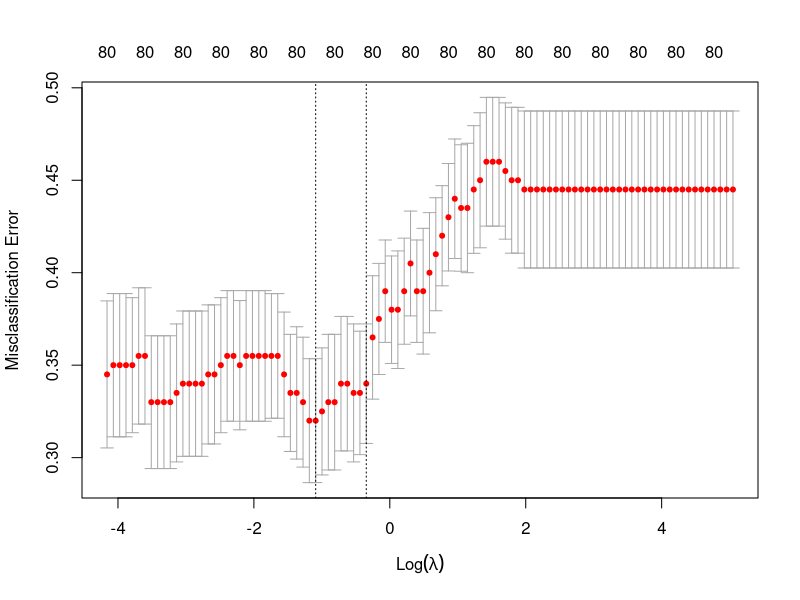
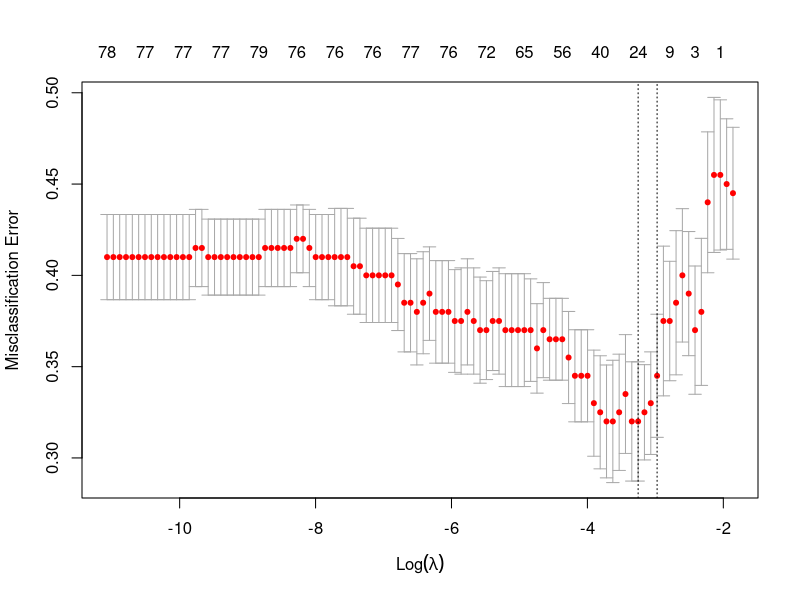

Reproduce these figures in R, in order.
################################################

# Regularisation

library(glmnet)

# We will generate 200 observations with 80 predictors.
# True model: pi_i depends on x_1, ..., x_5:
# Only 5 of the predictors are correlated to the response,
# the other 75 are noise variables.

set.seed(20171206)
x <- matrix(rnorm(200*80),200,80)
pii <- exp(0.5*x[,1]+0.5*x[,2]+0.5*x[,3]+0.5*x[,4]+0.5*x[,5])/(1+exp(0.5*x[,1]+0.5*x[,2]+0.5*x[,3]+0.5*x[,4]+0.5*x[,5]))
y <- rbinom(200,1,pii)

# Collect the generated data in a data frame
example_data <- data.frame(y,x)

################

# Fit a standard logistic regression:
m <- glm(y~., family="binomial", data=example_data)

summary(m)
# Doesn't work!

################

# Fit a ridge logistic regression instead:
# The choice alpha=0 gives us a ridge regression.
# Note that the syntax is somewhat different from glm and lm.
m.ridge <- glmnet(x, y, family="binomial", alpha=0)

# In the above, the default choice lambda=XXX was used
# Next, we choose lambda using 10-fold cross-validation:

# Use misclassification rate as the criterion when comparing lambdas:
cvfit <- cv.glmnet(x, y, family = "binomial", type.measure = "class", alpha=0)
plot(cvfit)

# Use type.measure="auc" to use AUC (area under the ROC curve) as
# the criterion instead.

# It is common to use either the lambda with the smallest cross-validated error
# or the lambda with error 1 standard deviation greater. These correspond to the
# dotted lines in the above plot.
# Looks at the coefficients for these two choices:
coef(cvfit, s = "lambda.min")
coef(cvfit, s = "lambda.1se")

# If we like, we can make predictions e.g. for the first 10 observations:
predict(cvfit, newx = x[1:10,], s = "lambda.1se", type = "class")

# Actual values:
y[1:10]

################

# Fit a lasso logistic regression instead:
# The choice alpha=1 gives us the lasso.
cvfit2 <- cv.glmnet(x, y, family = "binomial", type.measure = "class", alpha=1)
plot(cvfit2)

coef(cvfit2, s = "lambda.min")
coef(cvfit2, s = "lambda.1se")

# See https://web.stanford.edu/~hastie/glmnet/glmnet_alpha.html
# for further examples of how to use the glmnet package.


